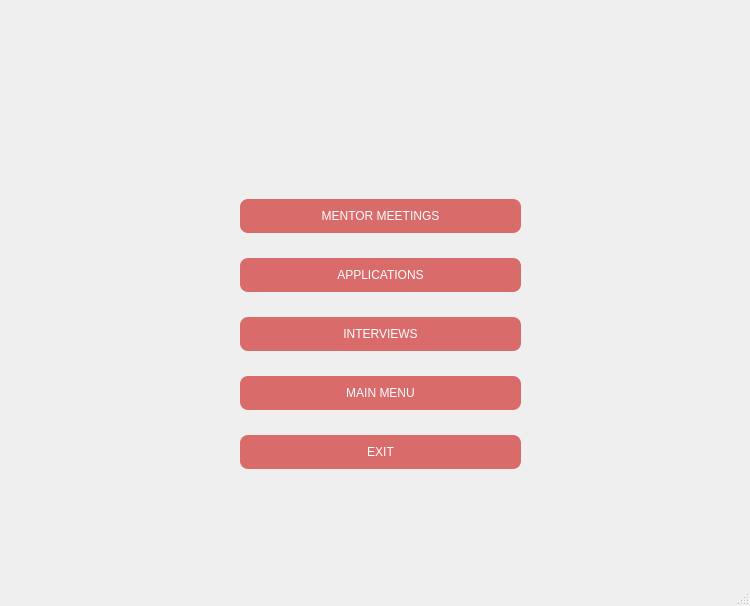
<?xml version="1.0" encoding="UTF-8"?>
<ui version="4.0">
 <class>preferences</class>
 <widget class="QMainWindow" name="preferences">
  <property name="geometry">
   <rect>
    <x>0</x>
    <y>0</y>
    <width>750</width>
    <height>606</height>
   </rect>
  </property>
  <property name="sizePolicy">
   <sizepolicy hsizetype="Preferred" vsizetype="Expanding">
    <horstretch>0</horstretch>
    <verstretch>0</verstretch>
   </sizepolicy>
  </property>
  <property name="minimumSize">
   <size>
    <width>750</width>
    <height>500</height>
   </size>
  </property>
  <property name="maximumSize">
   <size>
    <width>750</width>
    <height>750</height>
   </size>
  </property>
  <property name="windowTitle">
   <string>PREFERENCES</string>
  </property>
  <property name="styleSheet">
   <string notr="true">background: qlineargradient(
    x2:0, 
	y1:0, 
	x1:0, 
	y1:1,
    stop:0 #404040,
    stop:1 #E6E6E6
);
</string>
  </property>
  <widget class="QWidget" name="centralwidget">
   <property name="sizePolicy">
    <sizepolicy hsizetype="Preferred" vsizetype="Preferred">
     <horstretch>0</horstretch>
     <verstretch>0</verstretch>
    </sizepolicy>
   </property>
   <widget class="QWidget" name="widget" native="true">
    <property name="geometry">
     <rect>
      <x>-40</x>
      <y>0</y>
      <width>841</width>
      <height>581</height>
     </rect>
    </property>
    <property name="sizePolicy">
     <sizepolicy hsizetype="Expanding" vsizetype="Expanding">
      <horstretch>0</horstretch>
      <verstretch>0</verstretch>
     </sizepolicy>
    </property>
    <property name="minimumSize">
     <size>
      <width>500</width>
      <height>500</height>
     </size>
    </property>
    <property name="layoutDirection">
     <enum>Qt::LeftToRight</enum>
    </property>
    <property name="styleSheet">
     <string notr="true">background:transparent;</string>
    </property>
    <widget class="QWidget" name="verticalLayoutWidget">
     <property name="geometry">
      <rect>
       <x>280</x>
       <y>180</y>
       <width>281</width>
       <height>311</height>
      </rect>
     </property>
     <layout class="QVBoxLayout" name="verticalLayout">
      <item>
       <widget class="QPushButton" name="btn_mentor_meeting">
        <property name="styleSheet">
         <string notr="true">QPushButton {
    background-color: #D96B6B;
    color: white;
    border-radius: 8px;
    padding: 10px;
}

QPushButton:hover {
    background-color: #E07C7C;
}

QPushButton:pressed {
    background-color: #B85A5A;
}

QPushButton:checked {
    background-color: #A94444;
    font-weight: bold;
}</string>
        </property>
        <property name="text">
         <string>MENTOR MEETINGS</string>
        </property>
       </widget>
      </item>
      <item>
       <widget class="QPushButton" name="btn_applications">
        <property name="styleSheet">
         <string notr="true">QPushButton {
    background-color: #D96B6B;
    color: white;
    border-radius: 8px;
    padding: 10px;
}

QPushButton:hover {
    background-color: #E07C7C;
}

QPushButton:pressed {
    background-color: #B85A5A;
}

QPushButton:checked {
    background-color: #A94444;
    font-weight: bold;
}</string>
        </property>
        <property name="text">
         <string>APPLICATIONS</string>
        </property>
       </widget>
      </item>
      <item>
       <widget class="QPushButton" name="btn_interviews">
        <property name="styleSheet">
         <string notr="true">QPushButton {
    background-color: #D96B6B;
    color: white;
    border-radius: 8px;
    padding: 10px;
}

QPushButton:hover {
    background-color: #E07C7C;
}

QPushButton:pressed {
    background-color: #B85A5A;
}

QPushButton:checked {
    background-color: #A94444;
    font-weight: bold;
}</string>
        </property>
        <property name="text">
         <string>INTERVIEWS</string>
        </property>
       </widget>
      </item>
      <item>
       <widget class="QPushButton" name="btn_main_menu">
        <property name="styleSheet">
         <string notr="true">QPushButton {
    background-color: #D96B6B;
    color: white;
    border-radius: 8px;
    padding: 10px;
}

QPushButton:hover {
    background-color: #E07C7C;
}

QPushButton:pressed {
    background-color: #B85A5A;
}

QPushButton:checked {
    background-color: #A94444;
    font-weight: bold;
}</string>
        </property>
        <property name="text">
         <string>MAIN MENU</string>
        </property>
       </widget>
      </item>
      <item>
       <widget class="QPushButton" name="btn_exit">
        <property name="styleSheet">
         <string notr="true">QPushButton {
    background-color: #D96B6B;
    color: white;
    border-radius: 8px;
    padding: 10px;
}

QPushButton:hover {
    background-color: #E07C7C;
}

QPushButton:pressed {
    background-color: #B85A5A;
}

QPushButton:checked {
    background-color: #A94444;
    font-weight: bold;
}</string>
        </property>
        <property name="text">
         <string>EXIT</string>
        </property>
       </widget>
      </item>
     </layout>
    </widget>
    <widget class="QLabel" name="label">
     <property name="geometry">
      <rect>
       <x>210</x>
       <y>70</y>
       <width>391</width>
       <height>101</height>
      </rect>
     </property>
     <property name="text">
      <string/>
     </property>
     <property name="pixmap">
      <pixmap>logo.png</pixmap>
     </property>
     <property name="scaledContents">
      <bool>true</bool>
     </property>
     <property name="alignment">
      <set>Qt::AlignCenter</set>
     </property>
    </widget>
   </widget>
  </widget>
  <widget class="QStatusBar" name="statusbar"/>
 </widget>
 <resources/>
 <connections/>
</ui>
